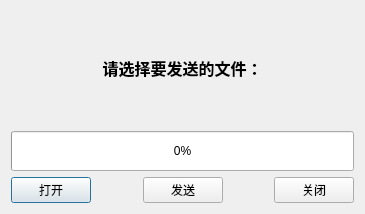
<?xml version="1.0" encoding="UTF-8"?>
<ui version="4.0">
 <class>TcpServerDialog</class>
 <widget class="QDialog" name="TcpServerDialog">
  <property name="geometry">
   <rect>
    <x>0</x>
    <y>0</y>
    <width>365</width>
    <height>214</height>
   </rect>
  </property>
  <property name="windowTitle">
   <string>Dialog</string>
  </property>
  <layout class="QVBoxLayout" name="verticalLayout">
   <item>
    <widget class="QLabel" name="serverStatusLabel">
     <property name="font">
      <font>
       <pointsize>12</pointsize>
       <weight>75</weight>
       <bold>true</bold>
      </font>
     </property>
     <property name="text">
      <string>请选择要发送的文件：</string>
     </property>
     <property name="alignment">
      <set>Qt::AlignCenter</set>
     </property>
    </widget>
   </item>
   <item>
    <widget class="QProgressBar" name="progressBar">
     <property name="sizePolicy">
      <sizepolicy hsizetype="Preferred" vsizetype="Fixed">
       <horstretch>0</horstretch>
       <verstretch>0</verstretch>
      </sizepolicy>
     </property>
     <property name="minimumSize">
      <size>
       <width>0</width>
       <height>40</height>
      </size>
     </property>
     <property name="value">
      <number>0</number>
     </property>
    </widget>
   </item>
   <item>
    <layout class="QHBoxLayout" name="horizontalLayout">
     <item>
      <widget class="QPushButton" name="serverOpenBtn">
       <property name="text">
        <string>打开</string>
       </property>
      </widget>
     </item>
     <item>
      <spacer name="horizontalSpacer_2">
       <property name="orientation">
        <enum>Qt::Horizontal</enum>
       </property>
       <property name="sizeHint" stdset="0">
        <size>
         <width>40</width>
         <height>20</height>
        </size>
       </property>
      </spacer>
     </item>
     <item>
      <widget class="QPushButton" name="serverSendBtn">
       <property name="text">
        <string>发送</string>
       </property>
      </widget>
     </item>
     <item>
      <spacer name="horizontalSpacer">
       <property name="orientation">
        <enum>Qt::Horizontal</enum>
       </property>
       <property name="sizeHint" stdset="0">
        <size>
         <width>40</width>
         <height>20</height>
        </size>
       </property>
      </spacer>
     </item>
     <item>
      <widget class="QPushButton" name="serverCloseBtn">
       <property name="text">
        <string>关闭</string>
       </property>
      </widget>
     </item>
    </layout>
   </item>
  </layout>
 </widget>
 <resources/>
 <connections/>
</ui>
